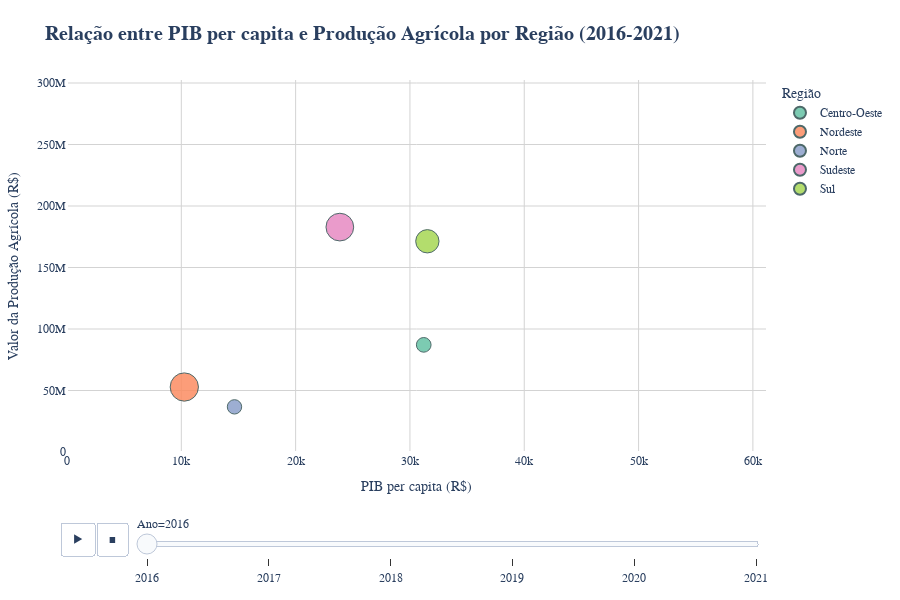

The cell this chart's notebook holds for it:
### Markdown cell above
#### 📊 Análise da Relação de PIB per capita e produção Agrícola por Região
Investigar se existe relação significativa entre a área plantada de uma região e seu PIB per capita, em um periodo de 2016 a 2021.

### Code cell
df_agricola = pd.read_csv('dataFrame/BrStatsAtualizada.csv', sep=';', low_memory=False)
df_pib_regioes = pd.read_csv('pib_per_capita/pib_per_capita_regioes.csv')  # Dados já agregados por região

# Converter colunas numéricas (tratando formato brasileiro)
if 'VlProducaoAgricola' in df_agricola.columns:
    df_agricola['VlProducaoAgricola'] = df_agricola['VlProducaoAgricola'].astype(str).str.replace('.', '').str.replace(',', '.').astype(float)

# Agregar produção agrícola por região e ano (soma)
df_agregado_regiao = df_agricola.groupby(['Ano', 'Regiao'])['VlProducaoAgricola'].sum().reset_index()

# Contar número de municípios por região/ano (para o tamanho dos pontos)
qtd_municipios = df_agricola.groupby(['Ano', 'Regiao'])['Municipio'].nunique().reset_index()
qtd_municipios.rename(columns={'Municipio': 'QtdMunicipios'}, inplace=True)

# Juntar todos os dados (usando a tabela de PIB por regiões)
df_final = pd.merge(df_agregado_regiao, df_pib_regioes, on=['Ano', 'Regiao'])
df_final = pd.merge(df_final, qtd_municipios, on=['Ano', 'Regiao'])

# Converter Ano para string para a animação
df_final['Ano'] = df_final['Ano'].astype(str)

# Criar o gráfico
fig = px.scatter(
    df_final,
    x='PIB_per_capita',  # Coluna da sua tabela de regiões
    y='VlProducaoAgricola',
    color='Regiao',
    size='QtdMunicipios',
    animation_frame='Ano',
    range_x=[0, df_final['PIB_per_capita'].max() * 1.1],
    range_y=[0, df_final['VlProducaoAgricola'].max() * 1.1],
    title='<b>Relação entre PIB per capita e Produção Agrícola por Região (2016-2021)</b>',
    labels={
        'PIB_per_capita': 'PIB per capita (R$)',
        'VlProducaoAgricola': 'Valor da Produção Agrícola (R$)',
        'QtdMunicipios': 'Nº de Municípios',
        'Regiao': 'Região'
    },
    hover_data=['Regiao', 'Ano'],
    height=600,
    color_discrete_sequence=px.colors.qualitative.Set2
)

fig.update_layout(
    font=dict(family="Arial", size=12),
    plot_bgcolor='white',
    paper_bgcolor='white',
    title_font_size=20,
    legend_title_text='Região',
    margin=dict(l=40, r=40, t=80, b=40),
    yaxis=dict(gridcolor='lightgrey'),
    xaxis=dict(gridcolor='lightgrey'),
    hovermode='closest'
)

fig.update_traces(
    marker=dict(opacity=0.85, line=dict(width=1, color='DarkSlateGrey'))
)

# Configurações da animação
fig.layout.updatemenus[0].buttons[0].args[1]['frame']['duration'] = 1000
fig.layout.updatemenus[0].buttons[0].args[1]['transition']['duration'] = 500

fig.show()

### Figure 1 — Plotly figure (JSON) as saved in the notebook; plotly's stock layout.template omitted (floating-point values rounded to 4 significant figures)
{"data": [{"customdata": [["Centro-Oeste", "2016"]], "hovertemplate": "Região=%{customdata[0]}<br>Ano=%{customdata[1]}<br>PIB per capita (R$)=%{x}<br>Valor da Produção Agrícola (R$)=%{y}<br>Nº de Municípios=%{marker.size}<extra></extra>", "legendgroup": "Centro-Oeste", "marker": {"color": "rgb(102,194,165)", "line": {"color": "DarkSlateGrey", "width": 1}, "opacity": 0.85, "size": [465], "sizemode": "area", "sizeref": 4.317, "symbol": "circle"}, "mode": "markers", "name": "Centro-Oeste", "orientation": "v", "showlegend": true, "type": "scatter", "x": [31210.0], "xaxis": "x", "y": [87120000.0], "yaxis": "y"}, {"customdata": [["Nordeste", "2016"]], "hovertemplate": "Região=%{customdata[0]}<br>Ano=%{customdata[1]}<br>PIB per capita (R$)=%{x}<br>Valor da Produção Agrícola (R$)=%{y}<br>Nº de Municípios=%{marker.size}<extra></extra>", "legendgroup": "Nordeste", "marker": {"color": "rgb(252,141,98)", "line": {"color": "DarkSlateGrey", "width": 1}, "opacity": 0.85, "size": [1727], "sizemode": "area", "sizeref": 4.317, "symbol": "circle"}, "mode": "markers", "name": "Nordeste", "orientation": "v", "showlegend": true, "type": "scatter", "x": [10260.0], "xaxis": "x", "y": [52830000.0], "yaxis": "y"}, {"customdata": [["Norte", "2016"]], "hovertemplate": "Região=%{customdata[0]}<br>Ano=%{customdata[1]}<br>PIB per capita (R$)=%{x}<br>Valor da Produção Agrícola (R$)=%{y}<br>Nº de Municípios=%{marker.size}<extra></extra>", "legendgroup": "Norte", "marker": {"color": "rgb(141,160,203)", "line": {"color": "DarkSlateGrey", "width": 1}, "opacity": 0.85, "size": [447], "sizemode": "area", "sizeref": 4.317, "symbol": "circle"}, "mode": "markers", "name": "Norte", "orientation": "v", "showlegend": true, "type": "scatter", "x": [14650.0], "xaxis": "x", "y": [36710000.0], "yaxis": "y"}, {"customdata": [["Sudeste", "2016"]], "hovertemplate": "Região=%{customdata[0]}<br>Ano=%{customdata[1]}<br>PIB per capita (R$)=%{x}<br>Valor da Produção Agrícola (R$)=%{y}<br>Nº de Municípios=%{marker.size}<extra></extra>", "legendgroup": "Sudeste", "marker": {"color": "rgb(231,138,195)", "line": {"color": "DarkSlateGrey", "width": 1}, "opacity": 0.85, "size": [1659], "sizemode": "area", "sizeref": 4.317, "symbol": "circle"}, "mode": "markers", "name": "Sudeste", "orientation": "v", "showlegend": true, "type": "scatter", "x": [23870.0], "xaxis": "x", "y": [182800000.0], "yaxis": "y"}, {"customdata": [["Sul", "2016"]], "hovertemplate": "Região=%{customdata[0]}<br>Ano=%{customdata[1]}<br>PIB per capita (R$)=%{x}<br>Valor da Produção Agrícola (R$)=%{y}<br>Nº de Municípios=%{marker.size}<extra></extra>", "legendgroup": "Sul", "marker": {"color": "rgb(166,216,84)", "line": {"color": "DarkSlateGrey", "width": 1}, "opacity": 0.85, "size": [1174], "sizemode": "area", "sizeref": 4.317, "symbol": "circle"}, "mode": "markers", "name": "Sul", "orientation": "v", "showlegend": true, "type": "scatter", "x": [31520.0], "xaxis": "x", "y": [171300000.0], "yaxis": "y"}], "layout": {"font": {"family": "Arial", "size": 12}, "height": 600, "hovermode": "closest", "legend": {"itemsizing": "constant", "title": {"text": "Região"}, "tracegroupgap": 0}, "margin": {"b": 40, "l": 40, "r": 40, "t": 80}, "paper_bgcolor": "white", "plot_bgcolor": "white", "sliders": [{"active": 0, "currentvalue": {"prefix": "Ano="}, "len": 0.9, "pad": {"b": 10, "t": 60}, "steps": [{"args": [["2016"], {"frame": {"duration": 0, "redraw": false}, "fromcurrent": true, "mode": "immediate", "transition": {"duration": 0, "easing": "linear"}}], "label": "2016", "method": "animate"}, {"args": [["2017"], {"frame": {"duration": 0, "redraw": false}, "fromcurrent": true, "mode": "immediate", "transition": {"duration": 0, "easing": "linear"}}], "label": "2017", "method": "animate"}, {"args": [["2018"], {"frame": {"duration": 0, "redraw": false}, "fromcurrent": true, "mode": "immediate", "transition": {"duration": 0, "easing": "linear"}}], "label": "2018", "method": "animate"}, {"args": [["2019"], {"frame": {"duration": 0, "redraw": false}, "fromcurrent": true, "mode": "immediate", "transition": {"duration": 0, "easing": "linear"}}], "label": "2019", "method": "animate"}, {"args": [["2020"], {"frame": {"duration": 0, "redraw": false}, "fromcurrent": true, "mode": "immediate", "transition": {"duration": 0, "easing": "linear"}}], "label": "2020", "method": "animate"}, {"args": [["2021"], {"frame": {"duration": 0, "redraw": false}, "fromcurrent": true, "mode": "immediate", "transition": {"duration": 0, "easing": "linear"}}], "label": "2021", "method": "animate"}], "x": 0.1, "xanchor": "left", "y": 0, "yanchor": "top"}], "title": {"font": {"size": 20}, "text": "<b>Relação entre PIB per capita e Produção Agrícola por Região (2016-2021)</b>"}, "updatemenus": [{"buttons": [{"args": [null, {"frame": {"duration": 1000, "redraw": false}, "fromcurrent": true, "mode": "immediate", "transition": {"duration": 500, "easing": "linear"}}], "label": "&#9654;", "method": "animate"}, {"args": [[null], {"frame": {"duration": 0, "redraw": false}, "fromcurrent": true, "mode": "immediate", "transition": {"duration": 0, "easing": "linear"}}], "label": "&#9724;", "method": "animate"}], "direction": "left", "pad": {"r": 10, "t": 70}, "showactive": false, "type": "buttons", "x": 0.1, "xanchor": "right", "y": 0, "yanchor": "top"}], "xaxis": {"anchor": "y", "domain": [0, 1], "gridcolor": "lightgrey", "range": [0, 61150.0], "title": {"text": "PIB per capita (R$)"}}, "yaxis": {"anchor": "x", "domain": [0, 1], "gridcolor": "lightgrey", "range": [0, 302400000.0], "title": {"text": "Valor da Produção Agrícola (R$)"}}}}
